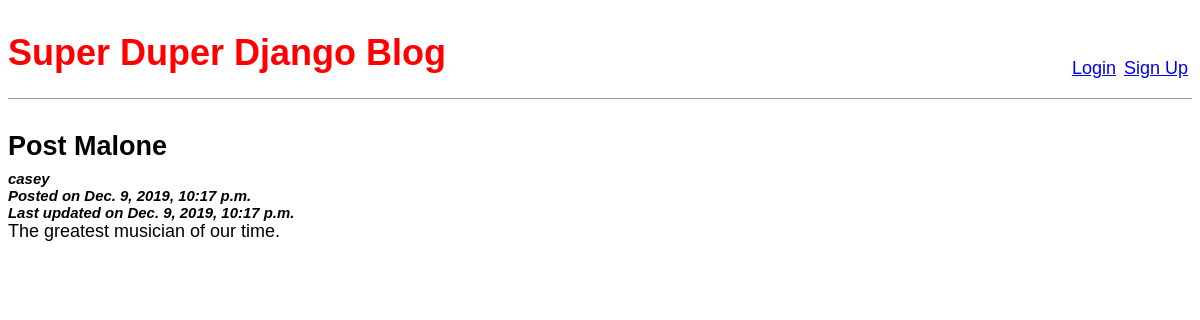
The app's page /post/2/ with its own data.
### posts/models.py (models this page shows, shortened)
class Post(models.Model):
    title = models.CharField(max_length=200)
    author = models.ForeignKey('auth.User', on_delete=models.CASCADE)
    created = models.DateTimeField(auto_now_add=True)
    updated = models.DateTimeField(auto_now=True)
    body = models.TextField()
    class Meta:
        ordering = ['-created']

### posts/views.py (the view)
# urls.py: path('post/<int:pk>/', views.BlogDetailView.as_view(), name='detail'),
class BlogDetailView(DetailView):
    model = Post
    template_name = 'post_detail.html'

### templates/post_detail.html (shortened to what this page needs)
{% extends 'base.html' %}
{% block content %}
        <div class="post-entry">
            <h2>{{ post.title }}</h2>
            <h5><em>{{ post.author.username }}</em></h5>
            <h5><em>Posted on {{ post.created }}</em></h5>
            <h5><em>Last updated on {{ post.updated }}</em></h5>
            <p>{{ post.body }}</p>
        </div>
{% endblock content %}

### static/css/base.css (style rules this page uses)
body { font-family: 'Source Sans Pro', sans-serif; font-size: 18px; }
.post-entry { margin-bottom: 2rem; }
.post-entry h2 { margin: 0.5rem 0; }
.post-entry h5, .post-entry h6 { margin-top: 0; margin-bottom: 0; }
.post-entry p { margin: 0; font-weight: 400; }

### records on screen
Post: title "Post Malone", author.username "casey", created "Dec. 9, 2019, 10:17 p.m.", updated "Dec. 9, 2019, 10:17 p.m.", body "The greatest musician of our time."
